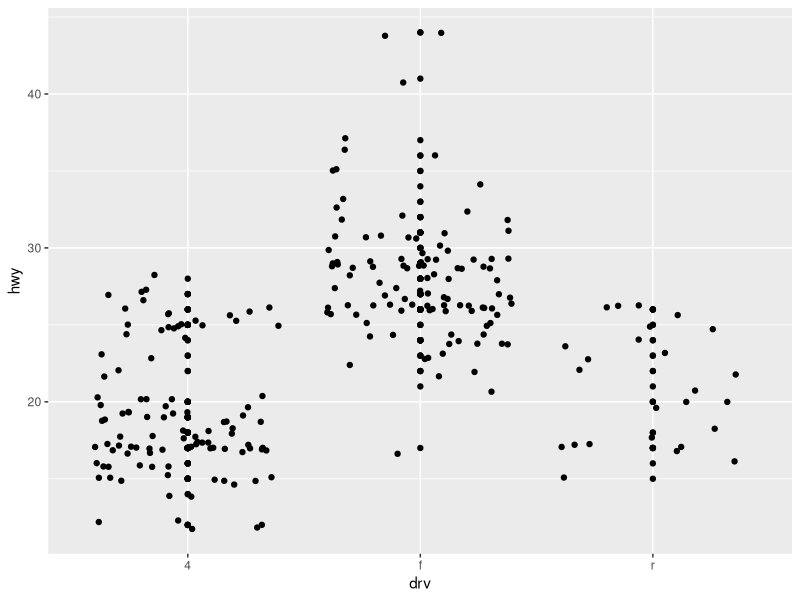

The R script that drew this image:
library(ggplot2)

p <- ggplot(mpg, aes(drv, hwy)) +
  geom_point() +geom_jitter(stat="identity",position="jitter")

print(p)
